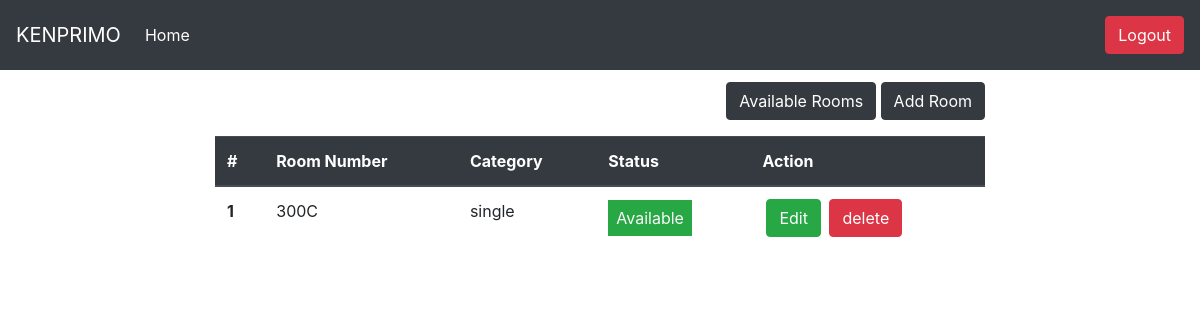
The page /available_room on the database its author committed.
### crudapp/models.py (models this page shows)
class Room(models.Model):
    room_number =models.CharField(max_length=255)
    category = models.ForeignKey(RoomCategory, on_delete=models.CASCADE, null=True)
    is_available = models.BooleanField(default=True)

class RoomCategory(models.Model):
    name = models.CharField(max_length=255)
    base_price = models.IntegerField(default=0)

### crudapp/views.py (the view)
# urls.py: path('available_room', views.available_room, name='available_room'),
def available_room(request):
    rooms= Room.objects.filter(is_available = 0)
    cat=RoomCategory.objects.all()
    return render(request, "room/view_room.html", {'rooms':rooms, 'cat':cat})

### crudapp/templates/room/view_room.html (shortened to what this page needs)
{% extends 'base.html' %}
{% block content %}
<div class="container-fluid">
    <div class="row">
        <div class="col-lg-8 col-md-8 col-sm-12" style="margin: 1% auto;">
            <div style="text-align: right;" class="mb-3">
                <a href="{%url 'available_room'%}"><button type="button" class="btn btn-dark">Available Rooms</button></a>
                <a href="" class="" data-toggle="modal" data-target="#add_room"><button type="button" class="btn btn-dark">Add Room</button></a>
            </div>
            <table class="table table-responsive-sm " >
                <thead class="thead-dark">
                  <tr>
                    <th scope="col">#</th>
                    <th scope="col">Room Number</th>
                    <th scope="col">Category</th>
                    <th scope="col">Status</th>
                    <th scope="col">Action</th>
                  </tr>
                </thead>
                <tbody>
                    {% for room in rooms%}
                  <tr>
                    <th scope="row">{{forloop.counter}}</th>
                    <td>{{room.room_number}} </td>
                    <td>{{room.category.name}} </td>
                    {% if room.is_available == 0%}
                    <td style="padding-top: 1.2rem;"> <span class="bg-success p-2 text-light" >Available</span></td>
                    {% else%}
                    <td style="padding-top: 1.2rem;"> <span class="bg-danger p-2 text-light" > Not Available</span></td>
                    {%endif%}
                    <td>
                        <a href="#" class="btn btn-success ml-1 mb-2" data-toggle="modal" data-target="#edit_room{{room.id}}" >Edit</a>
                        <a href="{% url 'delete_room' room.id%}">
                        <button class=" btn btn-danger ml-1 mb-2" id='del{{forloop.counter}}'  value="{{room.id}}" >delete</button></a>
                    </td>
                  </tr>
                  {%endfor%}
                </tbody>
              </table>
        </div>
    </div>
</div>
{% endblock %}

### rows shown on the page
Room: room_number "300C", category.name "single", is_available "Available"
